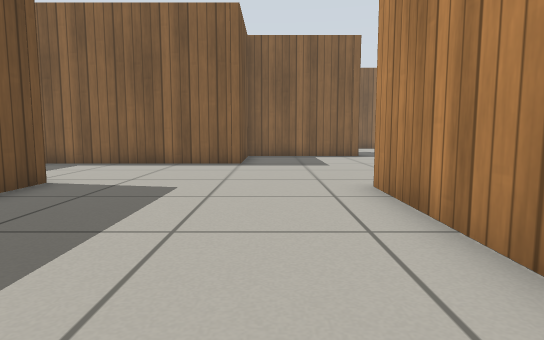
view 1 (above)

16 first-person views from a walk through a Gazebo world. The camera is 0.5 m above the floor, tilts 6° down and sees 75° across. The floor is counted in squares, 0.5 m on a side. Each view is taken from the middle of a square. On the plan, view 1 faces up. The plan holds only what a view shows up to about 13 squares ahead; the rest is blank. Simple patterns stand in for the simulator's built-in surfaces.

view 2
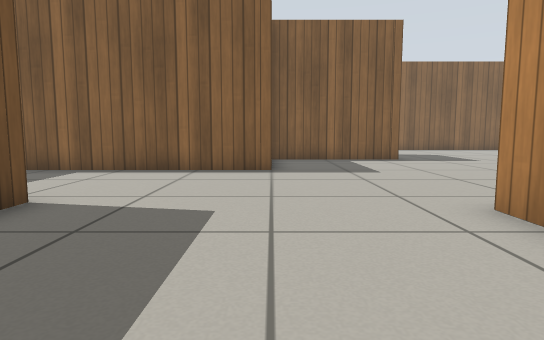

view 3
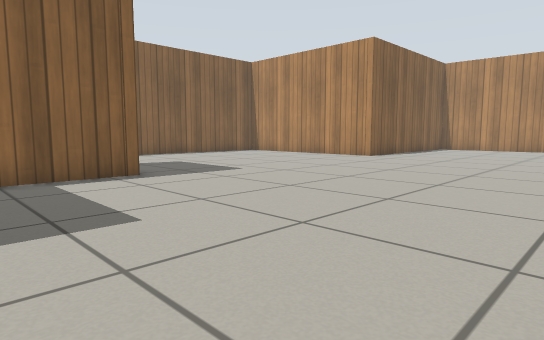

view 4
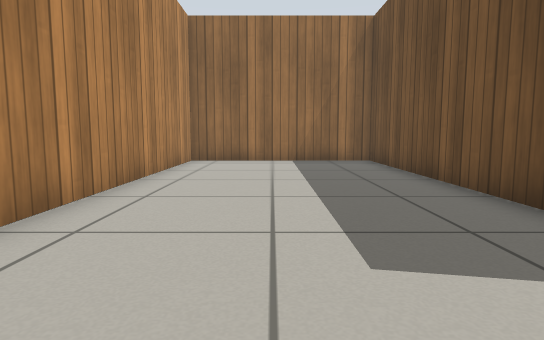

view 5
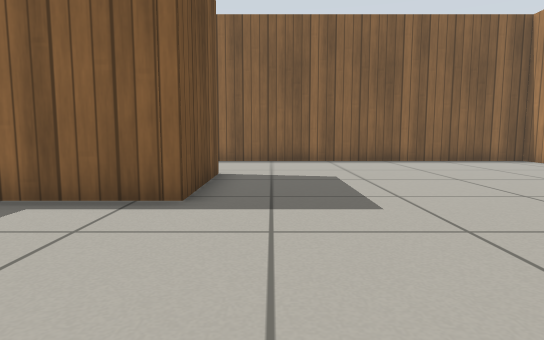

view 6
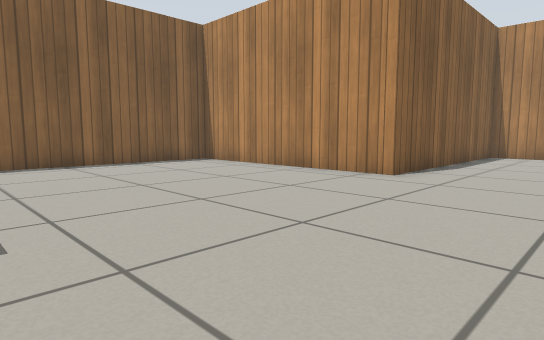

view 7
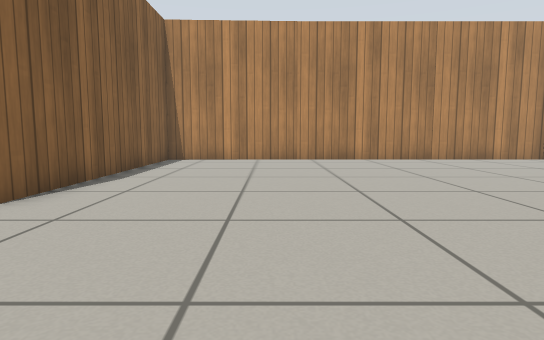

view 8
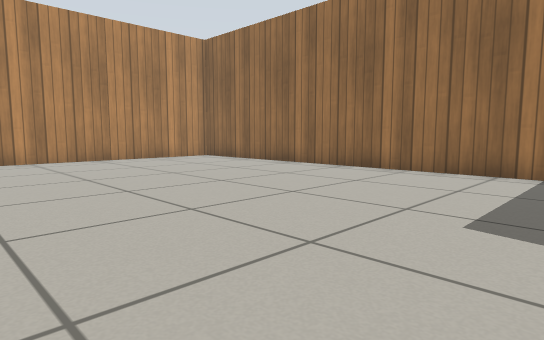

view 9
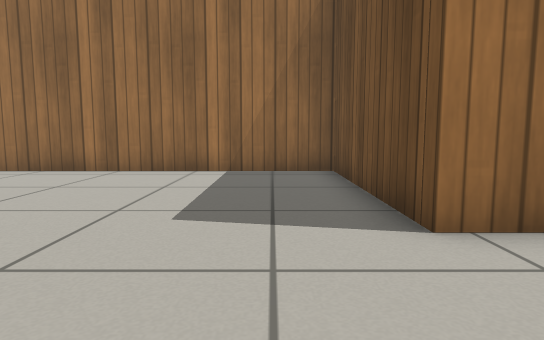

view 10
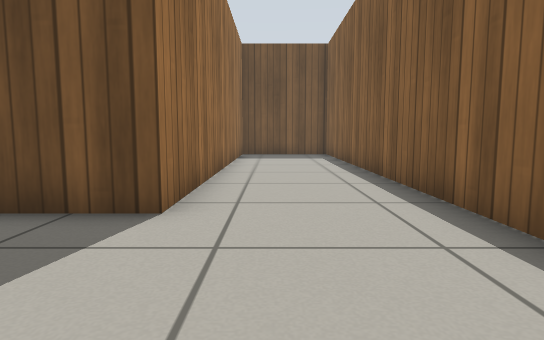

view 11
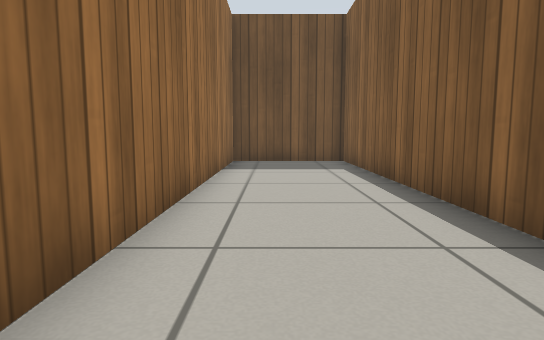

view 12
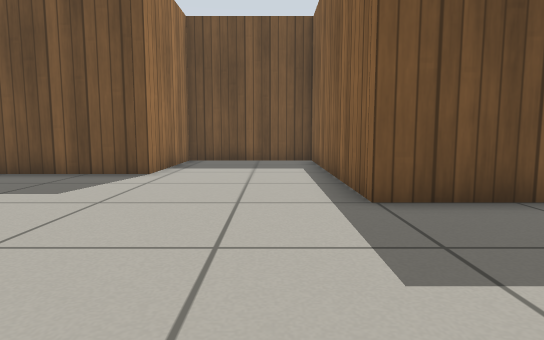

view 13
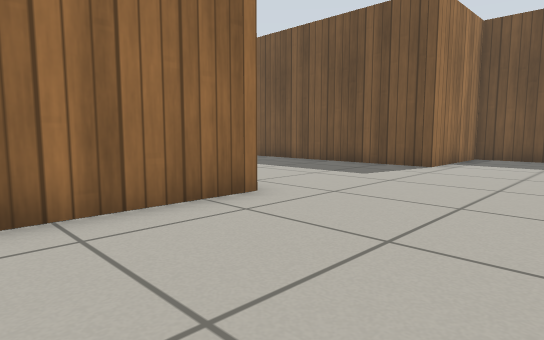

view 14
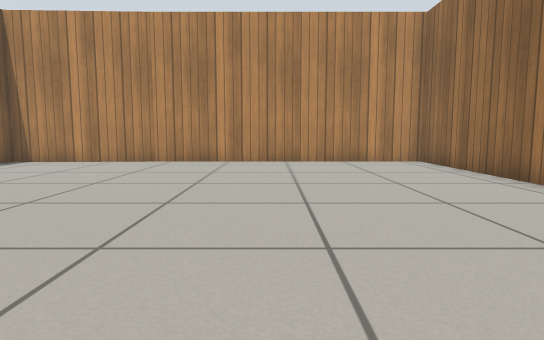

view 15
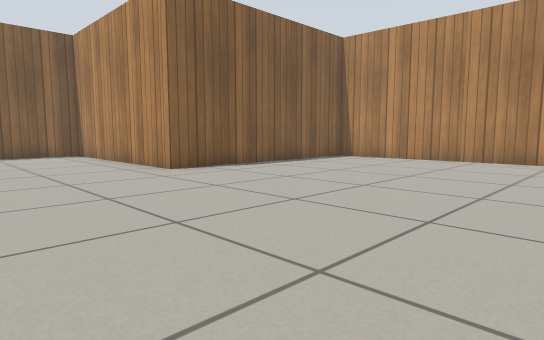

view 16
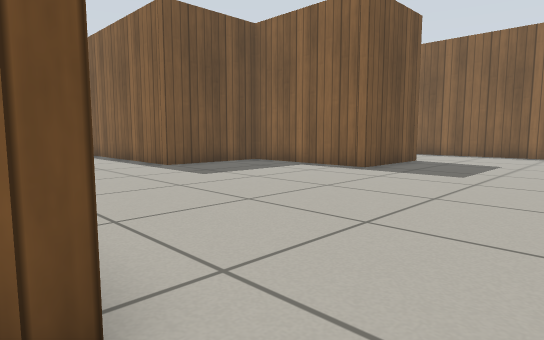

### Floor plan
Points are (right, up) in squares from view 1. A wall is a line through its corners. A room is listed if a view was taken in it or the views show most of it. See-through windows are left out.
Room 1 (views 1, 2, 3, 4, 5, 6, 7, 8, 9, 10, 11, 12, 13, 14, 15, 16)
walls: (-1, 14.9) (-1, 11.4) (-8.7, 11.4) (-8.7, 7) (-4.5, 7) (-4.5, -3.7) (1.9, -3.7) (1.9, 6.5) (7.4, 6.5) (7.4, 0.8) (22.3, 0.8) (22.3, 14.8) (13.9, 14.8) (13.9, 22.5) (-8.5, 22.5) (-8.5, 18.6) (3.7, 18.6) (3.7, 15.1) (-1, 15.1)

Where each view was taken, in squares from view 1:
view 1: 0 up, 0 right, facing up
view 2: 2 up, 1 left, facing up
view 3: 7 up, 0 right, facing up-right
view 4: 9 up, 1 left, facing down
view 5: 10 up, 5 right, facing up
view 6: 11 up, 6 right, facing up-right
view 7: 11 up, 9 right, facing right
view 8: 10 up, 9 right, facing down-right
view 9: 10 up, 9 right, facing down
view 10: 20 up, 8 right, facing left
view 11: 20 up, 4 right, facing left
view 12: 10 up, 4 right, facing left
view 13: 11 up, 6 right, facing down-left
view 14: 6 up, 10 right, facing right
view 15: 6 up, 9 right, facing up-right
view 16: 6 up, 9 right, facing up-left
